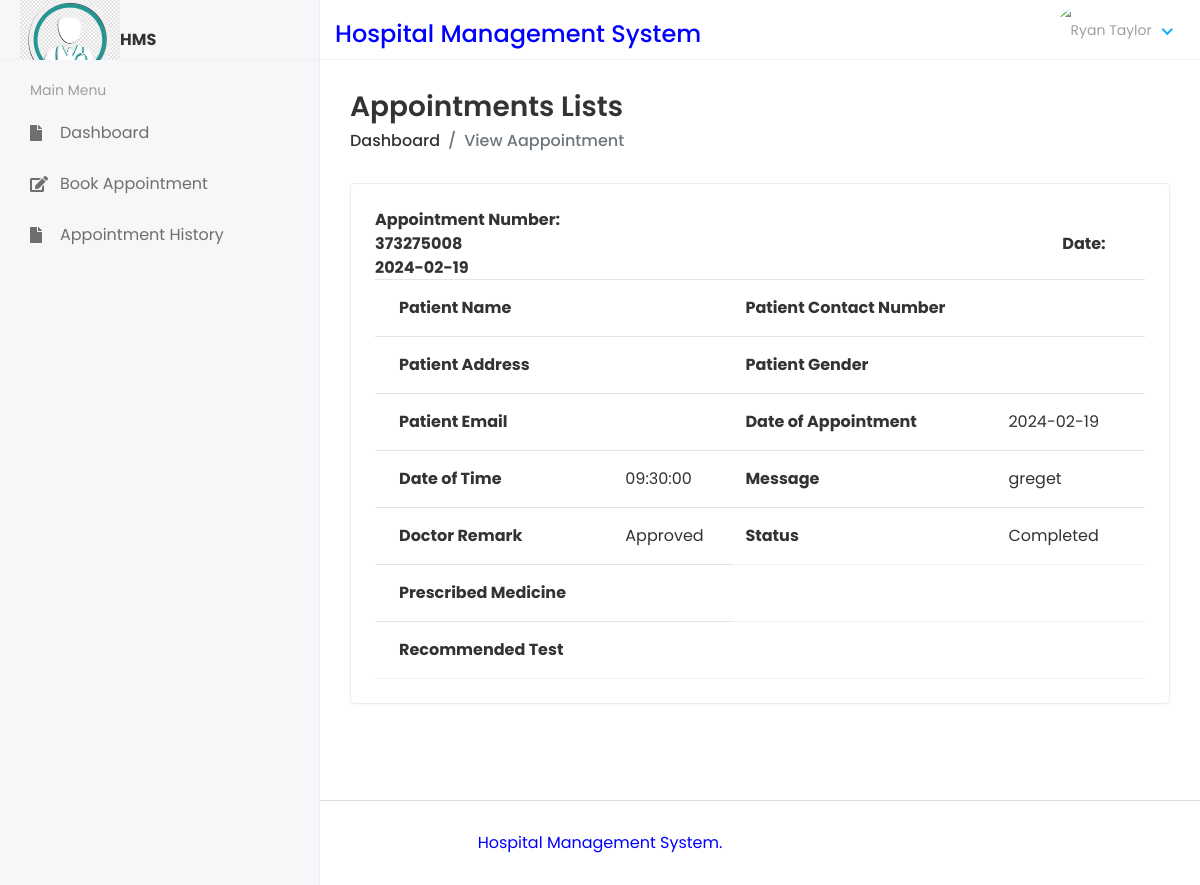
The page /DoctorAppointmentList/2 on the database its author committed.
### dasapp/models.py (models this page shows)
class Appointment(models.Model):
    appointmentnumber = models.IntegerField(default=0)
    spec_id = models.ForeignKey(Specialization, on_delete=models.CASCADE,default=0)
    pat_id = models.ForeignKey(PatientReg, on_delete=models.CASCADE,default=0)
    date_of_appointment = models.CharField(max_length=250)
    time_of_appointment = models.CharField(max_length=250)
    doctor_id = models.ForeignKey(DoctorReg, on_delete=models.CASCADE)
    additional_msg = models.TextField(blank=True)
    remark = models.CharField(max_length=250,default=0)
    status = models.CharField(default=0,max_length=200)
    created_at = models.DateTimeField(auto_now_add=True)
    updated_at = models.DateTimeField(auto_now=True)

### docappsystem/docviews.py (the view)
# urls.py: path('DoctorAppointmentList/<str:id>', docviews.DoctorAppointmentList, name='doctorappointmentlist'),
def DoctorAppointmentList(request,id):
    patientdetails=Appointment.objects.filter(id=id)
    context={'patientdetails':patientdetails
    }
    return render(request,'doc/doctor_appointment_list_details.html',context)

### templates/doc/doctor_appointment_list_details.html (shortened to what this page needs)
{% extends 'base.html' %}
{% block content %}
<div class="content container-fluid">
    <div class="page-header">
    <div class="row align-items-center">
    <div class="col">
    <h3 class="page-title">Appointments Lists</h3>
    <ul class="breadcrumb">
    <li class="breadcrumb-item"><a href="{% url 'doctor_home' %}">Dashboard</a></li>
    <li class="breadcrumb-item active">View Aappointment</li>
    </ul>
    </div>
    </div>
    </div>
    <div class="row">
    <div class="col-sm-12">
    <div class="card card-table">
    <div class="card-body">
    <div class="table-responsive">
    <table class="table table-hover table-center mb-0 datatable">
      {% for i in patientdetails %}
      <tr><strong style="font-size: medium;text-align: center;">Appointment Number: {{i.appointmentnumber}}</strong> <strong style="padding-left: 600px;">Date: {{i.date_of_appointment}}</strong></tr>
      <tr>
            <th>Patient Name</th>
            <td>{{i.pat_id.admin.first_name}} {{i.pat_id.admin.last_name}}</td>
            <th>Patient Contact Number</th>
            <td>{{i.pat_id.mobilenumber}}</td>
          </tr>
          <tr>
            <th>Patient Address</th>
            <td>{{i.pat_id.address}}</td>
            <th>Patient Gender</th>
            <td>{{i.pat_id.gender}}</td>
          </tr>
          <tr>
            <th>Patient Email</th>
            <td>{{i.pat_id.admin.email}}</td>
            <th>Date of Appointment</th>
            <td>{{i.date_of_appointment}}</td>
          </tr>
          <tr>
            <th>Date of Time</th>
            <td>{{i.time_of_appointment}}</td>
            <th>Message</th>
            <td>{{i.additional_msg}}</td>
          </tr>
          <tr>
            {% if i.status == '0' %}
            <th>Doctor Remark</th>
            <td>Not Updatet Yet</td>
            {% else %}
            <tr>
            <th>Doctor Remark</th>
            <td>{{ i.remark}}</td>{% endif %}
              {% if i.status == '0' %}
              <th>Staus</th>
              <td>Not Updatet Yet</td>
              {% else %}
              <th>Status</th>
              <td>{{ i.status}}</td> {% endif %}
              </tr>
              <tr>
                  {% if i.status == 'Completed' %}
                  <th>Prescribed Medicine</th>
                  <td>{{ i.prescription}}</td>
                  {% else %}
                  <th>Prescribed Medicine</th>
                  <td>Not Prescribed Yet</td> {% endif %}
                  </tr>
                  <tr>
                    {% if i.status == 'Completed' %}
                    <th>Recommended Test</th>
                    <td>{{ i.recommendedtest}}</td>
                    {% else %}
                    <th>Recommended Test</th>
                    <td>Not Recommended Yet</td> {% endif %}
                    </tr>
    </table>
                          {% endfor %}
                        </div>
    </div>
    </div>
    </div>
    </div>
    </div>
    </div>
{% endblock %}

### static/assets/css/style.css (style rules this page uses)
html { height: 100%; }
body { background-color: #fff; color: #333; font-family: 'Poppins', sans-serif; font-size: 1rem; height: 100%; line-height: 1.5; overflow-x: hidden; }
h1, h2, h3, h4, h5, h6 { font-family: 'Poppins', sans-serif; margin-top: 0; }
a { color: #009ce7; }
input, button, a { transition: all 0.4s ease; -moz-transition: all 0.4s ease; -o-transition: all 0.4s ease; -ms-transition: all 0.4s ease; -webkit-transition: all 0.4s ease; }
ul, ol { padding: 0px; list-style: none; }
.table { color: #333; max-width: 100%; margin-bottom: 0; width: 100%; }
.table.no-border > tbody > tr > td, .table > tbody > tr > th, .table.no-border > tfoot > tr > td, .table.no-border > tfoot > tr > th, .table.no-border > thead > tr > td, .table.no-border > thead > tr > th { border-top: 0; padding: 10px 8px; }
.table tbody tr { border-bottom: 1px solid rgba(0, 0, 0, 0.05); }
.table.table-center td, .table.table-center th { vertical-align: middle; }
.card-table .card-body .table tr td:first-child, .card-table .card-body .table tr th:first-child { padding-left: 1.5rem; }
.card-table .card-body .table tr td:last-child, .card-table .card-body .table tr th:last-child { padding-right: 1.5rem; }
.card-table .table td, .card-table .table th { border-top: 1px solid #e2e5e8; padding: 1rem 0.75rem; white-space: nowrap; }
.card { border: 1px solid #ececf5; box-shadow: 0 1px 3px 0 rgba(0, 0, 0, 0.03); margin-bottom: 1.875rem; }
.card-body { padding: 1.5rem; }
.page-wrapper > .content { padding: 1.875rem 1.875rem 0; }
.page-header { margin-bottom: 1.875rem; }
.page-header .breadcrumb { background-color: transparent; color: #6c757d; font-size: 1rem; font-weight: 500; margin-bottom: 0; padding: 0; }
.page-header .breadcrumb a { color: #333; }
.page-title { font-size: 28px; font-weight: 600; color: #333; margin-bottom: 5px; }

### rows shown on the page
Appointment: appointmentnumber "373275008", date_of_appointment "2024-02-19", time_of_appointment "09:30:00", additional_msg "greget", remark "Approved", status "Completed"
